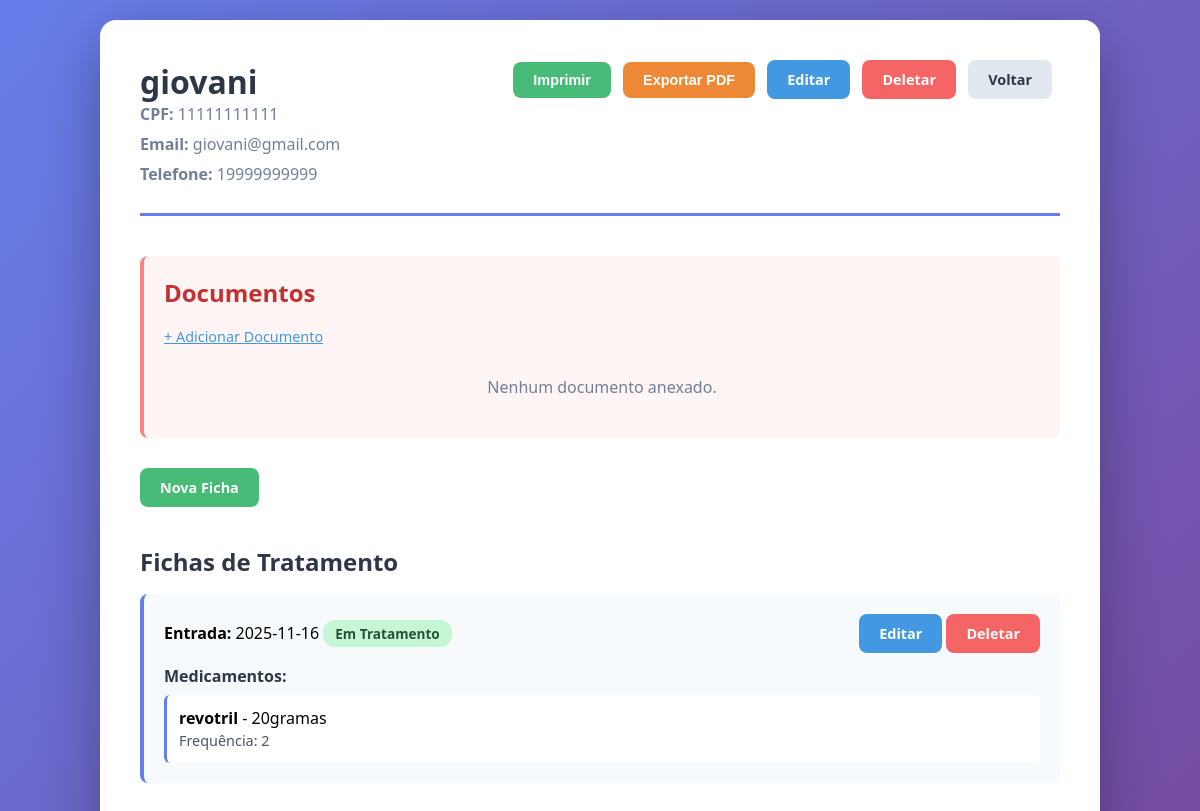
/cliente/2, run on the app's committed database.
### tables this page shows
CREATE TABLE clientes (
            id INTEGER PRIMARY KEY AUTOINCREMENT,
            nome TEXT NOT NULL,
            cpf TEXT NOT NULL UNIQUE,
            email TEXT NOT NULL,
            telefone TEXT NOT NULL
        );

CREATE TABLE fichas (
            id INTEGER PRIMARY KEY AUTOINCREMENT,
            cliente_id INTEGER NOT NULL,
            data_entrada TEXT NOT NULL,
            data_saida TEXT,
            observacoes TEXT,
            created_at TEXT DEFAULT CURRENT_TIMESTAMP,
            FOREIGN KEY (cliente_id) REFERENCES clientes(id) ON DELETE CASCADE
        );

CREATE TABLE medicamentos (
            id INTEGER PRIMARY KEY AUTOINCREMENT,
            ficha_id INTEGER NOT NULL,
            nome TEXT NOT NULL,
            dosagem TEXT NOT NULL,
            frequencia TEXT NOT NULL,
            observacoes TEXT,
            FOREIGN KEY (ficha_id) REFERENCES fichas(id) ON DELETE CASCADE
        );

### app.py (the view)
@app.route('/cliente/<int:cliente_id>')
def ver_cliente(cliente_id):
    conn = get_db()
    cursor = conn.cursor()
    cursor.execute('SELECT * FROM clientes WHERE id=?', (cliente_id,))
    cliente = cursor.fetchone()
    if not cliente:
        flash('Cliente não encontrado!', 'error')
        return redirect(url_for('index'))
    cursor.execute('''
        SELECT id, data_entrada, data_saida, observacoes, created_at
        FROM fichas
        WHERE cliente_id = ?
        ORDER BY created_at DESC
    ''', (cliente_id,))
    fichas = cursor.fetchall()
    fichas_com_medicamentos = []
    for ficha in fichas:
        cursor.execute('''
            SELECT id, nome, dosagem, frequencia, observacoes
            FROM medicamentos
            WHERE ficha_id = ?
        ''', (ficha[0],))
        medicamentos = cursor.fetchall()
        fichas_com_medicamentos.append({
            'id': ficha[0],
            'data_entrada': ficha[1],
            'data_saida': ficha[2],
            'observacoes': ficha[3],
            'created_at': ficha[4],
            'medicamentos': medicamentos
        })
    cursor.execute('''
        SELECT id, nome, parentesco, telefone, email, endereco, observacoes
        FROM familiares
        WHERE cliente_id = ?
        ORDER BY nome
    ''', (cliente_id,))
    familiares = cursor.fetchall()
    cursor.execute('''
        SELECT id, nome_original, tipo_documento, tamanho, data_upload, observacoes
        FROM documentos
        WHERE cliente_id = ?
        ORDER BY data_upload DESC
    ''', (cliente_id,))
    documentos = cursor.fetchall()
    return render_template('ver_cliente.html', cliente=cliente, fichas=fichas_com_medicamentos, familiares=familiares, documentos=documentos)

### app.py (called while the page is built, shortened)
def get_db():
    return _thread_local.db

### templates/ver_cliente.html (shortened to what this page needs)
<!DOCTYPE html>
<html lang="pt-BR">
<head>
</head>
<body>
    <div class="container">
        <div class="cliente-header">
            <div class="cliente-info">
                <h1>{{ cliente[1] }}</h1>
                <p><strong>CPF:</strong> {{ cliente[2] }}</p>
                <p><strong>Email:</strong> {{ cliente[3] }}</p>
                <p><strong>Telefone:</strong> {{ cliente[4] }}</p>
            </div>
            <div class="no-print">
                <button onclick="window.print()" class="btn btn-print">Imprimir</button>
                <button onclick="exportarPDF()" class="btn btn-export">Exportar PDF</button>
                <a href="/editar/{{ cliente[0] }}" class="btn btn-edit">Editar</a>
                <a href="/deletar/{{ cliente[0] }}" class="btn btn-delete" onclick="return confirm('Tem certeza?')">Deletar</a>
                <a href="/" class="btn btn-back">Voltar</a>
            </div>
        </div>
        <div class="documentos-section">
            <h2 style="margin-top: 0; color: #c53030;">Documentos</h2>
            <div class="no-print">
                <span class="toggle-upload" onclick="toggleUploadForm()">+ Adicionar Documento</span>
            </div>
            {% if documentos %}
                {% for doc in documentos %}
                <div class="documento-card">
                    <div class="documento-info">
                        <div class="documento-nome">{{ doc[1] }}</div>
                        <div class="documento-meta">Enviado em: {{ doc[4] }}</div>
                        <div class="documento-meta">Tamanho: {{ "%.2f"|format(doc[3] / 1024) }} KB</div>
                        {% if doc[5] %}<div class="documento-meta">Obs: {{ doc[5] }}</div>{% endif %}
                        <span class="documento-tipo">{{ doc[2] }}</span>
                    </div>
                    <div class="no-print">
                        <a href="/download-documento/{{ doc[0] }}" class="btn-download">Baixar</a>
                        <a href="/deletar-documento/{{ doc[0] }}" class="btn-delete-doc" onclick="return confirm('Tem certeza que deseja deletar este documento?')">Deletar</a>
                    </div>
                </div>
                {% endfor %}
            {% else %}
                <p style="color: #718096; padding: 20px; text-align: center;">Nenhum documento anexado.</p>
            {% endif %}
        </div>
        <div style="margin-bottom: 30px;" class="no-print">
            <a href="/nova-ficha/{{ cliente[0] }}" class="btn" style="background: #48bb78; color: white;">Nova Ficha</a>
        </div>
        <h2>Fichas de Tratamento</h2>
        {% if fichas %}
            {% for ficha in fichas %}
            <div class="ficha-card">
                <div class="ficha-header">
                    <div>
                        <strong>Entrada:</strong> {{ ficha.data_entrada }}
                        {% if ficha.data_saida %}
                            | <strong>Saída:</strong> {{ ficha.data_saida }}
                            <span class="status-finalizado">Finalizado</span>
                        {% else %}
                            <span class="status-ativo">Em Tratamento</span>
                        {% endif %}
                    </div>
                    <div class="no-print">
                        <a href="/editar-ficha/{{ ficha.id }}" class="btn btn-edit" style="margin: 0;">Editar</a>
                        <a href="/deletar-ficha/{{ ficha.id }}" class="btn btn-delete" style="margin: 0;" onclick="return confirm('Tem certeza?')">Deletar</a>
                    </div>
                </div>
                {% if ficha.medicamentos %}
                <div class="medicamentos">
                    <strong style="color: #2d3748;">Medicamentos:</strong>
                    {% for med in ficha.medicamentos %}
                    <div class="medicamento">
                        <strong>{{ med[1] }}</strong> - {{ med[2] }}
                        {% if med[3] %}<br><span class="medicamento-info">Frequência: {{ med[3] }}</span>{% endif %}
                    </div>
                    {% endfor %}
                </div>
                {% endif %}
            </div>
            {% endfor %}
        {% else %}
        <div class="no-fichas">
            <p>Nenhuma ficha de tratamento cadastrada para este cliente.</p>
        </div>
        {% endif %}
    </div>
</body>
</html>

### templates/ver_cliente.html (style rules this page uses)
* { margin: 0; padding: 0; box-sizing: border-box; }
body { font-family: 'Segoe UI', Tahoma, Geneva, Verdana, sans-serif; background: linear-gradient(135deg, #667eea 0%, #764ba2 100%); min-height: 100vh; padding: 20px; }
.container { max-width: 1000px; margin: 0 auto; background: white; border-radius: 16px; padding: 40px; box-shadow: 0 20px 60px rgba(0,0,0,0.3); }
.cliente-header { display: flex; justify-content: space-between; align-items: start; margin-bottom: 40px; padding-bottom: 20px; border-bottom: 3px solid #667eea; flex-wrap: wrap; gap: 20px; }
h1 { color: #2d3748; font-size: 2em; }
h2 { color: #2d3748; margin-bottom: 16px; margin-top: 30px; }
.cliente-info { flex: 1; }
.cliente-info p { color: #718096; margin-bottom: 8px; }
.btn { display: inline-block; padding: 10px 20px; border-radius: 8px; text-decoration: none; font-weight: 600; border: none; cursor: pointer; font-size: 0.9em; margin-right: 8px; margin-bottom: 8px; }
.btn-edit { background: #4299e1; color: white; }
.btn-delete { background: #f56565; color: white; }
.btn-back { background: #e2e8f0; color: #2d3748; }
.btn-print { background: #48bb78; color: white; }
.btn-export { background: #ed8936; color: white; }
.ficha-card { background: #f7fafc; border-left: 4px solid #667eea; padding: 20px; border-radius: 8px; margin-bottom: 16px; }
.ficha-header { display: flex; justify-content: space-between; align-items: center; margin-bottom: 12px; flex-wrap: wrap; gap: 10px; }
.status-ativo { display: inline-block; padding: 4px 12px; background-color: #c6f6d5; color: #22543d; border-radius: 12px; font-size: 0.85em; font-weight: 600; }
.medicamentos { margin-top: 12px; }
.medicamento { background: white; padding: 12px; border-radius: 6px; margin-top: 8px; border-left: 3px solid #667eea; }
.medicamento-info { font-size: 0.9em; color: #4a5568; }
.documentos-section { background: #fff5f5; border-left: 4px solid #fc8181; padding: 20px; border-radius: 8px; margin-bottom: 30px; }
.toggle-upload { cursor: pointer; color: #4299e1; text-decoration: underline; font-size: 0.9em; margin-bottom: 10px; display: inline-block; }

### data on the page
clientes: nome "giovani", cpf "11111111111", email "giovani@gmail.com", telefone "19999999999"
fichas: data_entrada "2025-11-16"
medicamentos: nome "revotril", dosagem "20gramas", frequencia "2"
